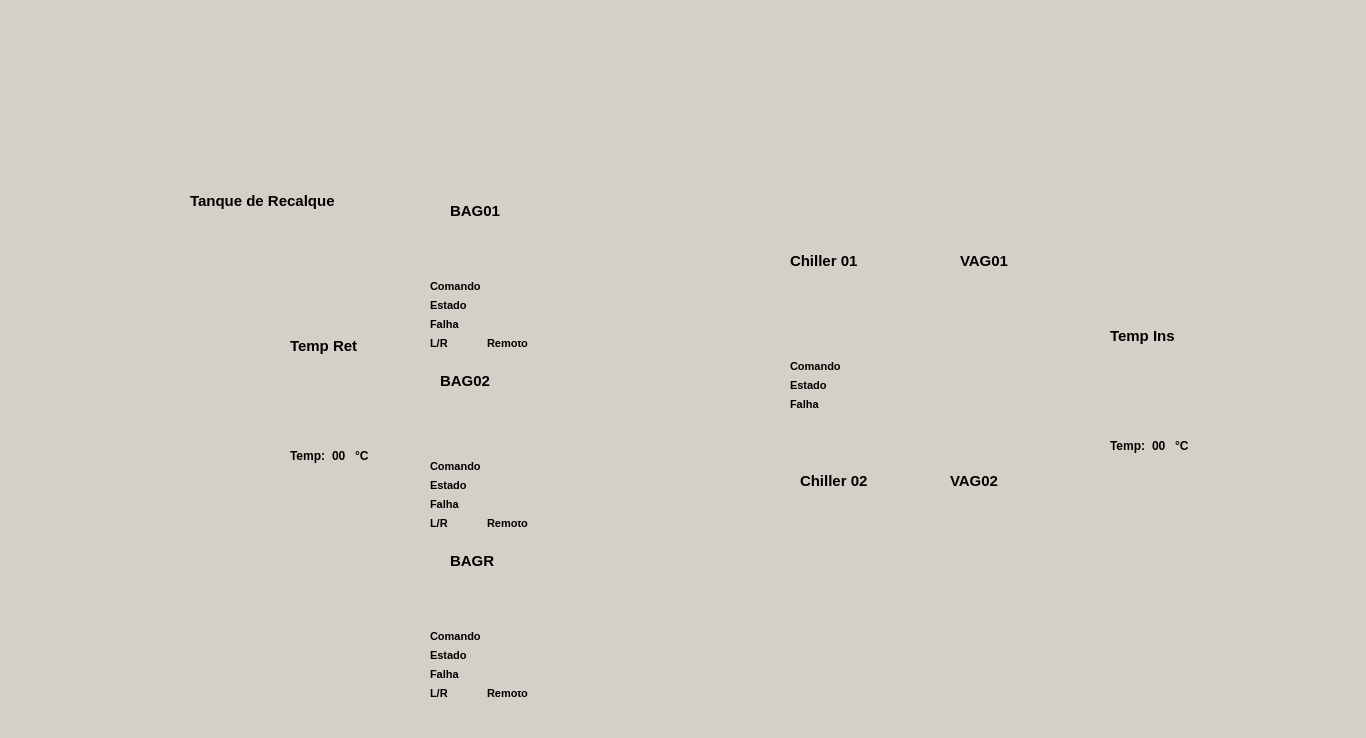
<?xml version="1.0" encoding="UTF-8"?>
<ui version="4.0">
 <class>Form</class>
 <widget class="QWidget" name="Form">
  <property name="enabled">
   <bool>true</bool>
  </property>
  <property name="geometry">
   <rect>
    <x>0</x>
    <y>0</y>
    <width>1366</width>
    <height>738</height>
   </rect>
  </property>
  <property name="sizePolicy">
   <sizepolicy hsizetype="Preferred" vsizetype="Preferred">
    <horstretch>0</horstretch>
    <verstretch>0</verstretch>
   </sizepolicy>
  </property>
  <property name="minimumSize">
   <size>
    <width>1366</width>
    <height>738</height>
   </size>
  </property>
  <property name="maximumSize">
   <size>
    <width>1366</width>
    <height>738</height>
   </size>
  </property>
  <property name="windowTitle">
   <string>OPV - Operador Virtual</string>
  </property>
  <property name="styleSheet">
   <string notr="true">background-color:rgb(212, 208, 200)</string>
  </property>
  <widget class="QLabel" name="label_CAG">
   <property name="geometry">
    <rect>
     <x>220</x>
     <y>200</y>
     <width>1007</width>
     <height>534</height>
    </rect>
   </property>
   <property name="autoFillBackground">
    <bool>false</bool>
   </property>
   <property name="text">
    <string/>
   </property>
   <property name="pixmap">
    <pixmap>CAG - Python.PNG</pixmap>
   </property>
  </widget>
  <widget class="QLabel" name="label_BAG01">
   <property name="geometry">
    <rect>
     <x>450</x>
     <y>200</y>
     <width>61</width>
     <height>21</height>
    </rect>
   </property>
   <property name="font">
    <font>
     <family>Arial</family>
     <pointsize>11</pointsize>
     <weight>75</weight>
     <bold>true</bold>
    </font>
   </property>
   <property name="text">
    <string>BAG01</string>
   </property>
  </widget>
  <widget class="QLabel" name="label_BAG02">
   <property name="geometry">
    <rect>
     <x>440</x>
     <y>370</y>
     <width>61</width>
     <height>21</height>
    </rect>
   </property>
   <property name="font">
    <font>
     <family>Arial</family>
     <pointsize>11</pointsize>
     <weight>75</weight>
     <bold>true</bold>
    </font>
   </property>
   <property name="text">
    <string>BAG02</string>
   </property>
  </widget>
  <widget class="QLabel" name="label_BAR">
   <property name="geometry">
    <rect>
     <x>450</x>
     <y>550</y>
     <width>61</width>
     <height>21</height>
    </rect>
   </property>
   <property name="font">
    <font>
     <family>Arial</family>
     <pointsize>11</pointsize>
     <weight>75</weight>
     <bold>true</bold>
    </font>
   </property>
   <property name="text">
    <string>BAGR</string>
   </property>
  </widget>
  <widget class="QLabel" name="label_Chiller01">
   <property name="geometry">
    <rect>
     <x>790</x>
     <y>250</y>
     <width>81</width>
     <height>21</height>
    </rect>
   </property>
   <property name="font">
    <font>
     <family>Arial</family>
     <pointsize>11</pointsize>
     <weight>75</weight>
     <bold>true</bold>
    </font>
   </property>
   <property name="text">
    <string>Chiller 01</string>
   </property>
  </widget>
  <widget class="QLabel" name="label_Chiller02">
   <property name="geometry">
    <rect>
     <x>800</x>
     <y>470</y>
     <width>81</width>
     <height>21</height>
    </rect>
   </property>
   <property name="font">
    <font>
     <family>Arial</family>
     <pointsize>11</pointsize>
     <weight>75</weight>
     <bold>true</bold>
    </font>
   </property>
   <property name="text">
    <string>Chiller 02</string>
   </property>
  </widget>
  <widget class="QLabel" name="label_VAG01">
   <property name="geometry">
    <rect>
     <x>960</x>
     <y>250</y>
     <width>61</width>
     <height>21</height>
    </rect>
   </property>
   <property name="font">
    <font>
     <family>Arial</family>
     <pointsize>11</pointsize>
     <weight>75</weight>
     <bold>true</bold>
    </font>
   </property>
   <property name="text">
    <string>VAG01</string>
   </property>
  </widget>
  <widget class="QLabel" name="label_VAG02">
   <property name="geometry">
    <rect>
     <x>950</x>
     <y>470</y>
     <width>61</width>
     <height>21</height>
    </rect>
   </property>
   <property name="font">
    <font>
     <family>Arial</family>
     <pointsize>11</pointsize>
     <weight>75</weight>
     <bold>true</bold>
    </font>
   </property>
   <property name="text">
    <string>VAG02</string>
   </property>
  </widget>
  <widget class="QLabel" name="label_TempIns">
   <property name="geometry">
    <rect>
     <x>1110</x>
     <y>320</y>
     <width>71</width>
     <height>31</height>
    </rect>
   </property>
   <property name="font">
    <font>
     <family>Arial</family>
     <pointsize>11</pointsize>
     <weight>75</weight>
     <bold>true</bold>
    </font>
   </property>
   <property name="text">
    <string>Temp Ins</string>
   </property>
  </widget>
  <widget class="QLabel" name="label_TempRet">
   <property name="geometry">
    <rect>
     <x>290</x>
     <y>330</y>
     <width>71</width>
     <height>31</height>
    </rect>
   </property>
   <property name="font">
    <font>
     <family>Arial</family>
     <pointsize>11</pointsize>
     <weight>75</weight>
     <bold>true</bold>
    </font>
   </property>
   <property name="text">
    <string>Temp Ret</string>
   </property>
  </widget>
  <widget class="QLabel" name="label_TanqueRecalque">
   <property name="geometry">
    <rect>
     <x>190</x>
     <y>190</y>
     <width>161</width>
     <height>21</height>
    </rect>
   </property>
   <property name="font">
    <font>
     <family>Arial</family>
     <pointsize>11</pointsize>
     <weight>75</weight>
     <bold>true</bold>
    </font>
   </property>
   <property name="text">
    <string>Tanque de Recalque</string>
   </property>
  </widget>
  <widget class="QWidget" name="horizontalLayoutWidget">
   <property name="geometry">
    <rect>
     <x>290</x>
     <y>440</y>
     <width>81</width>
     <height>31</height>
    </rect>
   </property>
   <layout class="QHBoxLayout" name="text_tempRet">
    <item>
     <widget class="QLabel" name="label_textTemp">
      <property name="font">
       <font>
        <family>Arial</family>
        <weight>75</weight>
        <bold>true</bold>
       </font>
      </property>
      <property name="text">
       <string>Temp:</string>
      </property>
     </widget>
    </item>
    <item>
     <widget class="QLabel" name="label_tempValor">
      <property name="enabled">
       <bool>true</bool>
      </property>
      <property name="font">
       <font>
        <family>Arial</family>
        <weight>75</weight>
        <bold>true</bold>
       </font>
      </property>
      <property name="text">
       <string>00</string>
      </property>
     </widget>
    </item>
    <item>
     <widget class="QLabel" name="label_textC">
      <property name="font">
       <font>
        <family>Arial</family>
        <weight>75</weight>
        <bold>true</bold>
       </font>
      </property>
      <property name="text">
       <string>°C</string>
      </property>
     </widget>
    </item>
   </layout>
  </widget>
  <widget class="QWidget" name="horizontalLayoutWidget_2">
   <property name="geometry">
    <rect>
     <x>1110</x>
     <y>430</y>
     <width>81</width>
     <height>31</height>
    </rect>
   </property>
   <layout class="QHBoxLayout" name="text_tempIns">
    <item>
     <widget class="QLabel" name="label_textTemp_2">
      <property name="font">
       <font>
        <family>Arial</family>
        <weight>75</weight>
        <bold>true</bold>
       </font>
      </property>
      <property name="text">
       <string>Temp:</string>
      </property>
     </widget>
    </item>
    <item>
     <widget class="QLabel" name="label_tempValor_2">
      <property name="enabled">
       <bool>true</bool>
      </property>
      <property name="font">
       <font>
        <family>Arial</family>
        <weight>75</weight>
        <bold>true</bold>
       </font>
      </property>
      <property name="text">
       <string>00</string>
      </property>
     </widget>
    </item>
    <item>
     <widget class="QLabel" name="label_textC_2">
      <property name="font">
       <font>
        <family>Arial</family>
        <weight>75</weight>
        <bold>true</bold>
       </font>
      </property>
      <property name="text">
       <string>°C</string>
      </property>
     </widget>
    </item>
   </layout>
  </widget>
  <widget class="QLabel" name="label_green">
   <property name="geometry">
    <rect>
     <x>500</x>
     <y>280</y>
     <width>21</width>
     <height>21</height>
    </rect>
   </property>
   <property name="text">
    <string/>
   </property>
   <property name="pixmap">
    <pixmap>green_led.PNG</pixmap>
   </property>
  </widget>
  <widget class="QLabel" name="label_red">
   <property name="geometry">
    <rect>
     <x>500</x>
     <y>280</y>
     <width>21</width>
     <height>21</height>
    </rect>
   </property>
   <property name="text">
    <string/>
   </property>
   <property name="pixmap">
    <pixmap>red_led.PNG</pixmap>
   </property>
  </widget>
  <widget class="QLabel" name="label_gray">
   <property name="geometry">
    <rect>
     <x>500</x>
     <y>280</y>
     <width>21</width>
     <height>21</height>
    </rect>
   </property>
   <property name="text">
    <string/>
   </property>
   <property name="pixmap">
    <pixmap>gray_led.png</pixmap>
   </property>
  </widget>
  <widget class="QLabel" name="label_red_2">
   <property name="geometry">
    <rect>
     <x>500</x>
     <y>300</y>
     <width>21</width>
     <height>21</height>
    </rect>
   </property>
   <property name="text">
    <string/>
   </property>
   <property name="pixmap">
    <pixmap>red_led.PNG</pixmap>
   </property>
  </widget>
  <widget class="QLabel" name="label_green_2">
   <property name="geometry">
    <rect>
     <x>500</x>
     <y>300</y>
     <width>21</width>
     <height>21</height>
    </rect>
   </property>
   <property name="text">
    <string/>
   </property>
   <property name="pixmap">
    <pixmap>green_led.PNG</pixmap>
   </property>
  </widget>
  <widget class="QLabel" name="label_gray_2">
   <property name="geometry">
    <rect>
     <x>500</x>
     <y>300</y>
     <width>21</width>
     <height>21</height>
    </rect>
   </property>
   <property name="text">
    <string/>
   </property>
   <property name="pixmap">
    <pixmap>gray_led.png</pixmap>
   </property>
  </widget>
  <widget class="QLabel" name="label_red_3">
   <property name="geometry">
    <rect>
     <x>500</x>
     <y>320</y>
     <width>21</width>
     <height>21</height>
    </rect>
   </property>
   <property name="text">
    <string/>
   </property>
   <property name="pixmap">
    <pixmap>red_led.PNG</pixmap>
   </property>
  </widget>
  <widget class="QLabel" name="label_green_3">
   <property name="geometry">
    <rect>
     <x>500</x>
     <y>320</y>
     <width>21</width>
     <height>21</height>
    </rect>
   </property>
   <property name="text">
    <string/>
   </property>
   <property name="pixmap">
    <pixmap>green_led.PNG</pixmap>
   </property>
  </widget>
  <widget class="QLabel" name="label_gray_3">
   <property name="geometry">
    <rect>
     <x>500</x>
     <y>320</y>
     <width>21</width>
     <height>21</height>
    </rect>
   </property>
   <property name="text">
    <string/>
   </property>
   <property name="pixmap">
    <pixmap>gray_led.png</pixmap>
   </property>
  </widget>
  <widget class="QWidget" name="formLayoutWidget">
   <property name="geometry">
    <rect>
     <x>430</x>
     <y>280</y>
     <width>104</width>
     <height>76</height>
    </rect>
   </property>
   <layout class="QFormLayout" name="text_BAGP01">
    <item row="0" column="0">
     <widget class="QLabel" name="label_Comando">
      <property name="font">
       <font>
        <family>Arial</family>
        <pointsize>8</pointsize>
        <weight>75</weight>
        <bold>true</bold>
       </font>
      </property>
      <property name="text">
       <string>Comando</string>
      </property>
     </widget>
    </item>
    <item row="1" column="0">
     <widget class="QLabel" name="label_Estado">
      <property name="font">
       <font>
        <family>Arial</family>
        <pointsize>8</pointsize>
        <weight>75</weight>
        <bold>true</bold>
       </font>
      </property>
      <property name="text">
       <string>Estado</string>
      </property>
     </widget>
    </item>
    <item row="2" column="0">
     <widget class="QLabel" name="label_Falha">
      <property name="font">
       <font>
        <family>Arial</family>
        <pointsize>8</pointsize>
        <weight>75</weight>
        <bold>true</bold>
       </font>
      </property>
      <property name="text">
       <string>Falha</string>
      </property>
     </widget>
    </item>
    <item row="3" column="0">
     <widget class="QLabel" name="label_LR">
      <property name="font">
       <font>
        <family>Arial</family>
        <pointsize>8</pointsize>
        <weight>75</weight>
        <bold>true</bold>
       </font>
      </property>
      <property name="text">
       <string>L/R</string>
      </property>
     </widget>
    </item>
    <item row="3" column="1">
     <widget class="QLabel" name="text_LR">
      <property name="font">
       <font>
        <family>Arial</family>
        <pointsize>8</pointsize>
        <weight>75</weight>
        <bold>true</bold>
       </font>
      </property>
      <property name="text">
       <string>Remoto</string>
      </property>
     </widget>
    </item>
   </layout>
  </widget>
  <widget class="QLabel" name="label_red_4">
   <property name="geometry">
    <rect>
     <x>500</x>
     <y>500</y>
     <width>21</width>
     <height>21</height>
    </rect>
   </property>
   <property name="text">
    <string/>
   </property>
   <property name="pixmap">
    <pixmap>red_led.PNG</pixmap>
   </property>
  </widget>
  <widget class="QLabel" name="label_red_5">
   <property name="geometry">
    <rect>
     <x>500</x>
     <y>460</y>
     <width>21</width>
     <height>21</height>
    </rect>
   </property>
   <property name="text">
    <string/>
   </property>
   <property name="pixmap">
    <pixmap>red_led.PNG</pixmap>
   </property>
  </widget>
  <widget class="QLabel" name="label_green_4">
   <property name="geometry">
    <rect>
     <x>500</x>
     <y>500</y>
     <width>21</width>
     <height>21</height>
    </rect>
   </property>
   <property name="text">
    <string/>
   </property>
   <property name="pixmap">
    <pixmap>green_led.PNG</pixmap>
   </property>
  </widget>
  <widget class="QLabel" name="label_gray_4">
   <property name="geometry">
    <rect>
     <x>500</x>
     <y>500</y>
     <width>21</width>
     <height>21</height>
    </rect>
   </property>
   <property name="text">
    <string/>
   </property>
   <property name="pixmap">
    <pixmap>gray_led.png</pixmap>
   </property>
  </widget>
  <widget class="QLabel" name="label_green_5">
   <property name="geometry">
    <rect>
     <x>500</x>
     <y>480</y>
     <width>21</width>
     <height>21</height>
    </rect>
   </property>
   <property name="text">
    <string/>
   </property>
   <property name="pixmap">
    <pixmap>green_led.PNG</pixmap>
   </property>
  </widget>
  <widget class="QLabel" name="label_green_6">
   <property name="geometry">
    <rect>
     <x>500</x>
     <y>460</y>
     <width>21</width>
     <height>21</height>
    </rect>
   </property>
   <property name="text">
    <string/>
   </property>
   <property name="pixmap">
    <pixmap>green_led.PNG</pixmap>
   </property>
  </widget>
  <widget class="QLabel" name="label_red_6">
   <property name="geometry">
    <rect>
     <x>500</x>
     <y>480</y>
     <width>21</width>
     <height>21</height>
    </rect>
   </property>
   <property name="text">
    <string/>
   </property>
   <property name="pixmap">
    <pixmap>red_led.PNG</pixmap>
   </property>
  </widget>
  <widget class="QLabel" name="label_gray_5">
   <property name="geometry">
    <rect>
     <x>500</x>
     <y>460</y>
     <width>21</width>
     <height>21</height>
    </rect>
   </property>
   <property name="text">
    <string/>
   </property>
   <property name="pixmap">
    <pixmap>gray_led.png</pixmap>
   </property>
  </widget>
  <widget class="QLabel" name="label_gray_6">
   <property name="geometry">
    <rect>
     <x>500</x>
     <y>480</y>
     <width>21</width>
     <height>21</height>
    </rect>
   </property>
   <property name="text">
    <string/>
   </property>
   <property name="pixmap">
    <pixmap>gray_led.png</pixmap>
   </property>
  </widget>
  <widget class="QWidget" name="formLayoutWidget_2">
   <property name="geometry">
    <rect>
     <x>430</x>
     <y>460</y>
     <width>104</width>
     <height>76</height>
    </rect>
   </property>
   <layout class="QFormLayout" name="text_BAGP02">
    <item row="0" column="0">
     <widget class="QLabel" name="label_Comando_5">
      <property name="font">
       <font>
        <family>Arial</family>
        <pointsize>8</pointsize>
        <weight>75</weight>
        <bold>true</bold>
       </font>
      </property>
      <property name="text">
       <string>Comando</string>
      </property>
     </widget>
    </item>
    <item row="1" column="0">
     <widget class="QLabel" name="label_Estado_5">
      <property name="font">
       <font>
        <family>Arial</family>
        <pointsize>8</pointsize>
        <weight>75</weight>
        <bold>true</bold>
       </font>
      </property>
      <property name="text">
       <string>Estado</string>
      </property>
     </widget>
    </item>
    <item row="2" column="0">
     <widget class="QLabel" name="label_Falha_5">
      <property name="font">
       <font>
        <family>Arial</family>
        <pointsize>8</pointsize>
        <weight>75</weight>
        <bold>true</bold>
       </font>
      </property>
      <property name="text">
       <string>Falha</string>
      </property>
     </widget>
    </item>
    <item row="3" column="0">
     <widget class="QLabel" name="label_LR_4">
      <property name="font">
       <font>
        <family>Arial</family>
        <pointsize>8</pointsize>
        <weight>75</weight>
        <bold>true</bold>
       </font>
      </property>
      <property name="text">
       <string>L/R</string>
      </property>
     </widget>
    </item>
    <item row="3" column="1">
     <widget class="QLabel" name="text_LR_4">
      <property name="font">
       <font>
        <family>Arial</family>
        <pointsize>8</pointsize>
        <weight>75</weight>
        <bold>true</bold>
       </font>
      </property>
      <property name="text">
       <string>Remoto</string>
      </property>
     </widget>
    </item>
   </layout>
  </widget>
  <widget class="QLabel" name="label_red_7">
   <property name="geometry">
    <rect>
     <x>500</x>
     <y>670</y>
     <width>21</width>
     <height>21</height>
    </rect>
   </property>
   <property name="text">
    <string/>
   </property>
   <property name="pixmap">
    <pixmap>red_led.PNG</pixmap>
   </property>
  </widget>
  <widget class="QLabel" name="label_red_8">
   <property name="geometry">
    <rect>
     <x>500</x>
     <y>630</y>
     <width>21</width>
     <height>21</height>
    </rect>
   </property>
   <property name="text">
    <string/>
   </property>
   <property name="pixmap">
    <pixmap>red_led.PNG</pixmap>
   </property>
  </widget>
  <widget class="QLabel" name="label_green_7">
   <property name="geometry">
    <rect>
     <x>500</x>
     <y>670</y>
     <width>21</width>
     <height>21</height>
    </rect>
   </property>
   <property name="text">
    <string/>
   </property>
   <property name="pixmap">
    <pixmap>green_led.PNG</pixmap>
   </property>
  </widget>
  <widget class="QLabel" name="label_gray_7">
   <property name="geometry">
    <rect>
     <x>500</x>
     <y>670</y>
     <width>21</width>
     <height>21</height>
    </rect>
   </property>
   <property name="text">
    <string/>
   </property>
   <property name="pixmap">
    <pixmap>gray_led.png</pixmap>
   </property>
  </widget>
  <widget class="QLabel" name="label_green_8">
   <property name="geometry">
    <rect>
     <x>500</x>
     <y>650</y>
     <width>21</width>
     <height>21</height>
    </rect>
   </property>
   <property name="text">
    <string/>
   </property>
   <property name="pixmap">
    <pixmap>green_led.PNG</pixmap>
   </property>
  </widget>
  <widget class="QLabel" name="label_green_9">
   <property name="geometry">
    <rect>
     <x>500</x>
     <y>630</y>
     <width>21</width>
     <height>21</height>
    </rect>
   </property>
   <property name="text">
    <string/>
   </property>
   <property name="pixmap">
    <pixmap>green_led.PNG</pixmap>
   </property>
  </widget>
  <widget class="QLabel" name="label_red_9">
   <property name="geometry">
    <rect>
     <x>500</x>
     <y>650</y>
     <width>21</width>
     <height>21</height>
    </rect>
   </property>
   <property name="text">
    <string/>
   </property>
   <property name="pixmap">
    <pixmap>red_led.PNG</pixmap>
   </property>
  </widget>
  <widget class="QLabel" name="label_gray_8">
   <property name="geometry">
    <rect>
     <x>500</x>
     <y>630</y>
     <width>21</width>
     <height>21</height>
    </rect>
   </property>
   <property name="text">
    <string/>
   </property>
   <property name="pixmap">
    <pixmap>gray_led.png</pixmap>
   </property>
  </widget>
  <widget class="QLabel" name="label_gray_9">
   <property name="geometry">
    <rect>
     <x>500</x>
     <y>650</y>
     <width>21</width>
     <height>21</height>
    </rect>
   </property>
   <property name="text">
    <string/>
   </property>
   <property name="pixmap">
    <pixmap>gray_led.png</pixmap>
   </property>
  </widget>
  <widget class="QWidget" name="formLayoutWidget_3">
   <property name="geometry">
    <rect>
     <x>430</x>
     <y>630</y>
     <width>104</width>
     <height>76</height>
    </rect>
   </property>
   <layout class="QFormLayout" name="text_BAGPR">
    <item row="0" column="0">
     <widget class="QLabel" name="label_Comando_7">
      <property name="font">
       <font>
        <family>Arial</family>
        <pointsize>8</pointsize>
        <weight>75</weight>
        <bold>true</bold>
       </font>
      </property>
      <property name="text">
       <string>Comando</string>
      </property>
     </widget>
    </item>
    <item row="1" column="0">
     <widget class="QLabel" name="label_Estado_7">
      <property name="font">
       <font>
        <family>Arial</family>
        <pointsize>8</pointsize>
        <weight>75</weight>
        <bold>true</bold>
       </font>
      </property>
      <property name="text">
       <string>Estado</string>
      </property>
     </widget>
    </item>
    <item row="2" column="0">
     <widget class="QLabel" name="label_Falha_7">
      <property name="font">
       <font>
        <family>Arial</family>
        <pointsize>8</pointsize>
        <weight>75</weight>
        <bold>true</bold>
       </font>
      </property>
      <property name="text">
       <string>Falha</string>
      </property>
     </widget>
    </item>
    <item row="3" column="0">
     <widget class="QLabel" name="label_LR_5">
      <property name="font">
       <font>
        <family>Arial</family>
        <pointsize>8</pointsize>
        <weight>75</weight>
        <bold>true</bold>
       </font>
      </property>
      <property name="text">
       <string>L/R</string>
      </property>
     </widget>
    </item>
    <item row="3" column="1">
     <widget class="QLabel" name="text_LR_5">
      <property name="font">
       <font>
        <family>Arial</family>
        <pointsize>8</pointsize>
        <weight>75</weight>
        <bold>true</bold>
       </font>
      </property>
      <property name="text">
       <string>Remoto</string>
      </property>
     </widget>
    </item>
   </layout>
  </widget>
  <widget class="QWidget" name="formLayoutWidget_4">
   <property name="geometry">
    <rect>
     <x>790</x>
     <y>360</y>
     <width>104</width>
     <height>61</height>
    </rect>
   </property>
   <layout class="QFormLayout" name="text_BAGPR_2">
    <item row="0" column="0">
     <widget class="QLabel" name="label_Comando_8">
      <property name="font">
       <font>
        <family>Arial</family>
        <pointsize>8</pointsize>
        <weight>75</weight>
        <bold>true</bold>
       </font>
      </property>
      <property name="text">
       <string>Comando</string>
      </property>
     </widget>
    </item>
    <item row="1" column="0">
     <widget class="QLabel" name="label_Estado_8">
      <property name="font">
       <font>
        <family>Arial</family>
        <pointsize>8</pointsize>
        <weight>75</weight>
        <bold>true</bold>
       </font>
      </property>
      <property name="text">
       <string>Estado</string>
      </property>
     </widget>
    </item>
    <item row="2" column="0">
     <widget class="QLabel" name="label_Falha_8">
      <property name="font">
       <font>
        <family>Arial</family>
        <pointsize>8</pointsize>
        <weight>75</weight>
        <bold>true</bold>
       </font>
      </property>
      <property name="text">
       <string>Falha</string>
      </property>
     </widget>
    </item>
   </layout>
  </widget>
  <widget class="QLabel" name="label_red_10">
   <property name="geometry">
    <rect>
     <x>860</x>
     <y>360</y>
     <width>21</width>
     <height>21</height>
    </rect>
   </property>
   <property name="text">
    <string/>
   </property>
   <property name="pixmap">
    <pixmap>red_led.PNG</pixmap>
   </property>
  </widget>
  <widget class="QLabel" name="label_green_10">
   <property name="geometry">
    <rect>
     <x>860</x>
     <y>360</y>
     <width>21</width>
     <height>21</height>
    </rect>
   </property>
   <property name="text">
    <string/>
   </property>
   <property name="pixmap">
    <pixmap>green_led.PNG</pixmap>
   </property>
  </widget>
  <widget class="QLabel" name="label_gray_10">
   <property name="geometry">
    <rect>
     <x>860</x>
     <y>360</y>
     <width>21</width>
     <height>21</height>
    </rect>
   </property>
   <property name="text">
    <string/>
   </property>
   <property name="pixmap">
    <pixmap>gray_led.png</pixmap>
   </property>
  </widget>
  <widget class="QLabel" name="label_red_11">
   <property name="geometry">
    <rect>
     <x>860</x>
     <y>380</y>
     <width>21</width>
     <height>21</height>
    </rect>
   </property>
   <property name="text">
    <string/>
   </property>
   <property name="pixmap">
    <pixmap>red_led.PNG</pixmap>
   </property>
  </widget>
  <widget class="QLabel" name="label_green_11">
   <property name="geometry">
    <rect>
     <x>860</x>
     <y>380</y>
     <width>21</width>
     <height>21</height>
    </rect>
   </property>
   <property name="text">
    <string/>
   </property>
   <property name="pixmap">
    <pixmap>green_led.PNG</pixmap>
   </property>
  </widget>
  <widget class="QLabel" name="label_gray_11">
   <property name="geometry">
    <rect>
     <x>860</x>
     <y>380</y>
     <width>21</width>
     <height>21</height>
    </rect>
   </property>
   <property name="text">
    <string/>
   </property>
   <property name="pixmap">
    <pixmap>gray_led.png</pixmap>
   </property>
  </widget>
  <widget class="QLabel" name="label_red_12">
   <property name="geometry">
    <rect>
     <x>860</x>
     <y>400</y>
     <width>21</width>
     <height>21</height>
    </rect>
   </property>
   <property name="text">
    <string/>
   </property>
   <property name="pixmap">
    <pixmap>red_led.PNG</pixmap>
   </property>
  </widget>
  <widget class="QLabel" name="label_green_12">
   <property name="geometry">
    <rect>
     <x>860</x>
     <y>400</y>
     <width>21</width>
     <height>21</height>
    </rect>
   </property>
   <property name="text">
    <string/>
   </property>
   <property name="pixmap">
    <pixmap>green_led.PNG</pixmap>
   </property>
  </widget>
  <widget class="QLabel" name="label_gray_12">
   <property name="geometry">
    <rect>
     <x>860</x>
     <y>400</y>
     <width>21</width>
     <height>21</height>
    </rect>
   </property>
   <property name="text">
    <string/>
   </property>
   <property name="pixmap">
    <pixmap>gray_led.png</pixmap>
   </property>
  </widget>
  <zorder>label_CAG</zorder>
  <zorder>label_BAG01</zorder>
  <zorder>label_BAG02</zorder>
  <zorder>label_BAR</zorder>
  <zorder>label_Chiller01</zorder>
  <zorder>label_Chiller02</zorder>
  <zorder>label_VAG01</zorder>
  <zorder>label_VAG02</zorder>
  <zorder>label_TempIns</zorder>
  <zorder>label_TempRet</zorder>
  <zorder>label_TanqueRecalque</zorder>
  <zorder>horizontalLayoutWidget</zorder>
  <zorder>horizontalLayoutWidget_2</zorder>
  <zorder>formLayoutWidget</zorder>
  <zorder>formLayoutWidget_2</zorder>
  <zorder>formLayoutWidget_3</zorder>
  <zorder>label_red_7</zorder>
  <zorder>label_red_6</zorder>
  <zorder>label_red_8</zorder>
  <zorder>label_green_5</zorder>
  <zorder>label_red_4</zorder>
  <zorder>label_green_6</zorder>
  <zorder>label_red</zorder>
  <zorder>label_green_7</zorder>
  <zorder>label_red_5</zorder>
  <zorder>label_red_3</zorder>
  <zorder>label_green_2</zorder>
  <zorder>label_green_8</zorder>
  <zorder>label_red_2</zorder>
  <zorder>label_green</zorder>
  <zorder>label_red_9</zorder>
  <zorder>label_green_3</zorder>
  <zorder>label_green_9</zorder>
  <zorder>label_green_4</zorder>
  <zorder>label_gray_3</zorder>
  <zorder>label_gray_7</zorder>
  <zorder>label_gray_6</zorder>
  <zorder>label_gray</zorder>
  <zorder>label_gray_5</zorder>
  <zorder>label_gray_8</zorder>
  <zorder>label_gray_2</zorder>
  <zorder>label_gray_4</zorder>
  <zorder>label_gray_9</zorder>
  <zorder>formLayoutWidget_4</zorder>
  <zorder>label_red_10</zorder>
  <zorder>label_green_10</zorder>
  <zorder>label_gray_10</zorder>
  <zorder>label_red_11</zorder>
  <zorder>label_green_11</zorder>
  <zorder>label_gray_11</zorder>
  <zorder>label_red_12</zorder>
  <zorder>label_green_12</zorder>
  <zorder>label_gray_12</zorder>
 </widget>
 <resources/>
 <connections/>
</ui>
